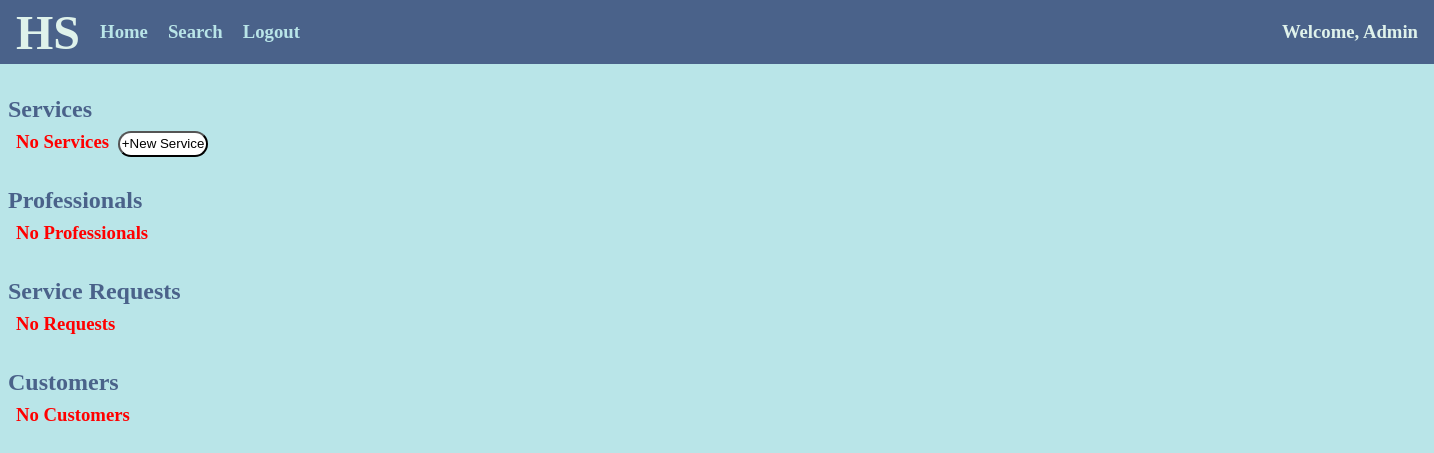
The page /admin/home on the database as committed earlier.
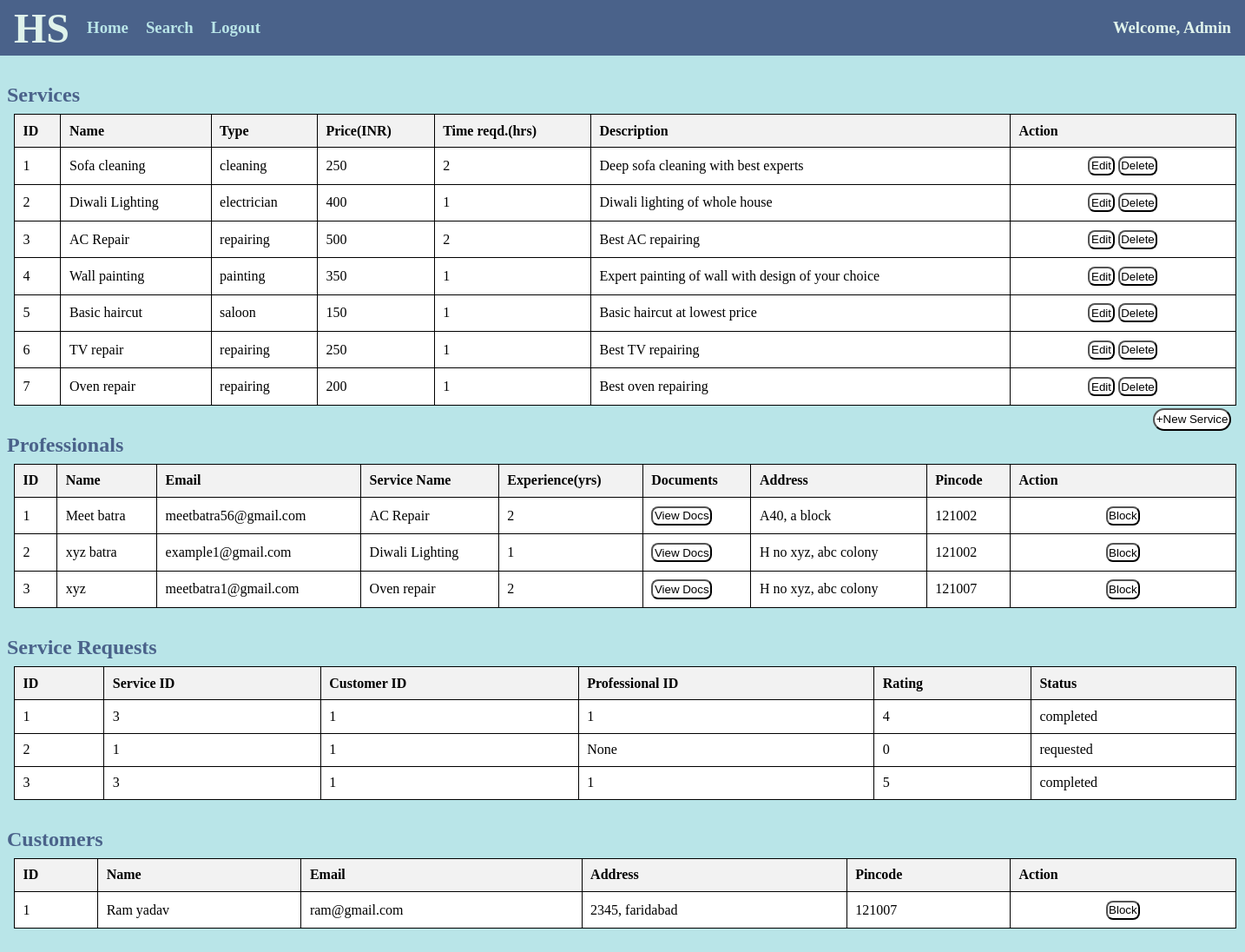
The same page on the database as committed later.
### app.py (models this page shows)
class Service(db.Model):
    __tablename__= "services"
    id = db.Column(db.Integer, primary_key=True, autoincrement=True)
    name = db.Column(db.String, nullable=False)
    type = db.Column(db.String, nullable=False)
    price = db.Column(db.String, nullable=False)
    time_reqd = db.Column(db.String)
    description = db.Column(db.String)

class Professional(db.Model):
    __tablename__="professionals"
    id = db.Column(db.Integer, primary_key=True, autoincrement=True)
    name = db.Column(db.String, nullable=False)
    email = db.Column(db.String, nullable=False, unique=True)
    passw = db.Column(db.String, nullable=False)
    service_id = db.Column(db.Integer, nullable=False)
    service_name = db.Column(db.String, nullable=False)
    experience = db.Column(db.Integer)
    address = db.Column(db.String)
    pincode = db.Column(db.String, nullable=False)
    status = db.Column(db.String, nullable=False)

class Service_Request(db.Model):
    __tablename__="service_requests"
    id = db.Column(db.Integer, primary_key=True, autoincrement=True)
    service_id = db.Column(db.Integer, db.ForeignKey('services.id'), nullable=False)
    cust_id = db.Column(db.Integer, db.ForeignKey('customers.id'), nullable=False)
    prof_id = db.Column(db.Integer, db.ForeignKey('professionals.id'), nullable=False)
    status = db.Column(db.String, nullable=False)
    rating = db.Column(db.Integer, default=0)

class Customer(db.Model):
    __tablename__="customers"
    id = db.Column(db.Integer, primary_key=True, autoincrement=True)
    name = db.Column(db.String, nullable=False)
    email = db.Column(db.String, unique=True, nullable=False)
    passw = db.Column(db.String, nullable=False)
    address = db.Column(db.String)
    pincode = db.Column(db.String, nullable=False)
    status = db.Column(db.String, nullable=False)

### app.py (the view)
@app.route('/admin/home', methods=['GET','POST'])
def admin_home():
    services=Service.query.all()
    profs=Professional.query.all()
    reqs=Service_Request.query.all()
    customers=Customer.query.all()
    return render_template('admin_home.html',services=services,profs=profs,reqs=reqs,customers=customers)

### templates/admin_home.html (shortened to what this page needs)
<!DOCTYPE html>
<html lang="en">
<head>
    <link rel="stylesheet" href="../static/style_admin_prof.css">
</head>
<body>
    <div class="nav">
        <h1>HS</h1>
        <div class="options">
            <h3><a href="/admin/home">Home</a></h3>
            <h3><a href="/admin/search">Search</a></h3>
            <h3><a href="/">Logout</a></h3>
        </div>
        <div class="greet">
            <h3>Welcome, Admin</h3>
        </div>
    </div>
    <div class="container">
        <div class="services">
            <h2>Services</h2>
            {% if services | length==0 %}
            <div class="msg">
                <h3>No Services</h3>
                <a href="/admin/createService"><button>+New Service</button></a>
            </div>
            {% else %}
            <table>
                <tr>
                    <th>ID</th>
                    <th>Name</th>
                    <th>Type</th>
                    <th>Price(INR)</th>
                    <th>Time reqd.(hrs)</th>
                    <th>Description</th>
                    <th>Action</th>
                </tr>
                {% for service in services %}
                    <tr>
                        <td>{{service.id}}</td>
                        <td>{{service.name}}</td>
                        <td>{{service.type}}</td>
                        <td>{{service.price}}</td>
                        <td>{{service.time_reqd}}</td>
                        <td>{{service.description}}</td>
                        <td class="btn">
                            <a href="/admin/editService/{{service.id}}"><button>Edit</button></a>
                            <a href="/admin/deleteService/{{service.id}}"><button>Delete</button></a>
                        </td>
                    </tr>
                {% endfor %}
            </table>
            <div class="new">
                <a href="/admin/createService"><button>+New Service</button></a>
            </div>
            {% endif %}
        </div>
        <div class="prof">
            <h2>Professionals</h2>
            {% if profs | length==0 %}
                <div class="msg">
                    <h3>No Professionals</h3>
                </div>
            {% else %}
            <table>
                <tr>
                    <th>ID</th>
                    <th>Name</th>
                    <th>Email</th>
                    <th>Service Name</th>
                    <th>Experience(yrs)</th>
                    <th>Documents</th>
                    <th>Address</th>
                    <th>Pincode</th>
                    <th>Action</th>
                </tr>
                {% for prof in profs %}
                    <tr>
                        <td>{{prof.id}}</td>
                        <td>{{prof.name}}</td>
                        <td>{{prof.email}}</td>
                        <td>{{prof.service_name}}</td>
                        <td>{{prof.experience}}</td>
                        <td>
                            <a href="/static/docs/{{prof.id}}.pdf" target="_blank"><button>View Docs</button></a>
                        </td>
                        <td>{{prof.address}}</td>
                        <td>{{prof.pincode}}</td>
                        <td class="btn">
                            {% if prof.status =="Approved" %}
                            <a href="/admin/blockProfessional/{{prof.id}}"><button>Block</button></a>
                            {% elif prof.status == "Rejected" %}
                            {{prof.status}}
                            {% elif prof.status == "Blocked" %}
                            {{prof.status}}
                            {% else %}
                            <a href="/admin/approveProfessional/{{prof.id}}"><button>Approve</button></a>
                            <a href="/admin/rejectProfessional/{{prof.id}}"><button>Reject</button></a>
                            {% endif %}
                        </td>
                    </tr>
                {% endfor %}
            </table>
            {% endif %}
        </div>
        <div class="req">
            <h2>Service Requests</h2>
            {% if reqs | length==0 %}
                <div class="msg">
                    <h3>No Requests</h3>
                </div>
            {% else %}
            <table>
                <tr>
                    <th>ID</th>
                    <th>Service ID</th>
                    <th>Customer ID</th>
                    <th>Professional ID</th>
                    <th>Rating</th>
                    <th>Status</th>
                </tr>
                {% for req in reqs %}
                    <tr>
                        <td>{{req.id}}</td>
                        <td>{{req.service_id}}</td>
                        <td>{{req.cust_id}}</td>
                        <td>{{req.prof_id}}</td>
                        <td>{{req.rating}}</td>
                        <td>{{req.status}}</td>
                    </tr>
                {% endfor %}
            </table>
            {% endif %}
        </div>
        <div class="customers">
            <h2>Customers</h2>
            {% if customers | length==0 %}
                <div class="msg">
                    <h3>No Customers</h3>
                </div>
            {% else %}
            <table>
                <tr>
                    <th>ID</th>
                    <th>Name</th>
                    <th>Email</th>
                    <th>Address</th>
                    <th>Pincode</th>
                    <th>Action</th>
                </tr>
                {% for customer in customers %}
                    <tr>
                        <td>{{customer.id}}</td>
                        <td>{{customer.name}}</td>
                        <td>{{customer.email}}</td>
                        <td>{{customer.address}}</td>
                        <td>{{customer.pincode}}</td>
                        <td class="btn">
                            {% if customer.status!="Blocked" %}
                                <a href="/admin/blockCustomer/{{customer.id}}"><button>Block</button></a>
                            {% else %}
                                {{customer.status}}
                            {% endif %}
                        </td>
                    </tr>
                {% endfor %}
            </table>
            {% endif %}
        </div>
    </div>
</body>
</html>

### static/style_admin_prof.css (style rules this page uses)
* { margin: 0; padding: 0; }
.nav { height: 4rem; width:100%; display: flex; align-items: center; color: #DFF2EB; background-color: #4A628A; margin-bottom: 2rem; }
h1 { margin-left: 1rem; font-size: 3rem; }
a { text-decoration: none; }
.options a { color: #B9E5E8; }
.options { height: 2rem; width: 15rem; display: flex; align-items: center; justify-content: space-evenly; }
.greet { position: absolute; right:1rem; }
body { background-color: #B9E5E8; }
table { border-collapse: collapse; width: 88rem; margin-left: 1rem; }
th, td { border: 0.1rem solid black; padding: 0.6rem; text-align: left; background-color: white; }
th { background-color: #f2f2f2; }
.services, .req, .prof, .customers { margin-bottom: 2rem; }
h2 { color: #4A628A; margin-bottom: 0.5rem; margin-left: 0.5rem; }
button { background-color: white; padding: 0.1rem; border-radius: 0.5rem; }
.new { position: absolute; right: 1rem; margin-top: 0.2rem; }
.new button { border-radius: 1rem; height: 1.6rem; }
.btn { text-align: center; width: 15rem; }

Rows that differ between the two databases and show on the page:
added Service: id "1", name "Sofa cleaning", type "cleaning", price "250", time_reqd "2", description "Deep sofa cleaning with best experts"
added Service: id "2", name "Diwali Lighting", type "electrician", price "400", time_reqd "1", description "Diwali lighting of whole house"
added Service: id "3", name "AC Repair", type "repairing", price "500", time_reqd "2", description "Best AC repairing"
added Service: id "4", name "Wall painting", type "painting", price "350", time_reqd "1", description "Expert painting of wall with design of your choice"
added Service: id "5", name "Basic haircut", type "saloon", price "150", time_reqd "1", description "Basic haircut at lowest price"
added Service: id "6", name "TV repair", type "repairing", price "250", time_reqd "1", description "Best TV repairing"
added Service: id "7", name "Oven repair", type "repairing", price "200", time_reqd "1", description "Best oven repairing"
added Professional: id "1", name "Meet batra", email "meetbatra56@gmail.com", service_name "AC Repair", experience "2", address "A40, a block", pincode "121002"
added Professional: id "2", name "xyz batra", email "example1@gmail.com", service_name "Diwali Lighting", experience "1", address "H no xyz, abc colony", pincode "121002"
added Professional: id "3", name "xyz", email "meetbatra1@gmail.com", service_name "Oven repair", experience "2", address "H no xyz, abc colony", pincode "121007"
added Service_Request: id "1", service_id "3", cust_id "1", prof_id "1", rating "4", status "completed"
added Service_Request: id "2", service_id "1", cust_id "1", prof_id "None", rating "0", status "requested"
added Service_Request: id "3", service_id "3", cust_id "1", prof_id "1", rating "5", status "completed"
added Customer: id "1", name "Ram yadav", email "ram@gmail.com", address "2345, faridabad", pincode "121007"
Other text that changed with them:
text no longer shown: "No Services No Professionals No Requests No Customers"
text now shown: "ID Name Type Price(INR) Time reqd.(hrs) Description Action ID Name Email Service Name Experience(yrs) Documents Address Pincode Action ID Service ID Customer ID Professional ID Rating Status ID Name Email Address Pincode Action"
